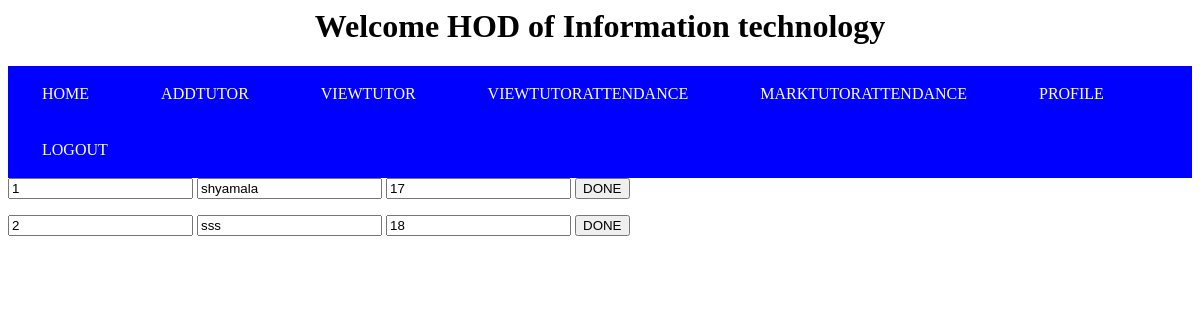
Screenshot of /markingtutorattendance (signed in) with the database file from the repository.
### tables this page shows
CREATE TABLE addtutor (id INTEGER PRIMARY KEY AUTOINCREMENT, NAME TEXT NOT NULL,PASSWORD TEXT NOT NULL,USERNAME TEXT NOT NULL, DEPARTMENT TEXT NOT NULL, QUALIFICATION TEXT NOT NULL,ADDRESS TEXT NOT NULL,ATTENDANCE TEXT NOT NULL);

### app.py (the view)
@app.route('/markingtutorattendance')
def tutorattend():
    con = sqlite3.connect('psglogin.db')
    con.row_factory = sqlite3.Row
    cur = con.cursor()
    dept=session.get('dept')
    cur.execute('select id,?,attendance,name from addtutor where department=?',(dept,dept))
    rows = cur.fetchall()
    return render_template("marktutorattendance.html", rows=rows,dept=dept)

### templates/marktutorattendance.html (shortened to what this page needs)
<html>
<head>
</head>
<body>
<h1>Welcome HOD of {{dept}}</h1>
       <nav>
           <a href="/check">HOME</a>
            <a href="/addtutor">ADDTUTOR</a>
            <a href="/viewtutor">VIEWTUTOR</a>
            <a href="/viewtutorattendance">VIEWTUTORATTENDANCE</a>
            <a href="/markingtutorattendance">MARKTUTORATTENDANCE</a>
            <a href="/hodprofile">PROFILE</a>
            <a href="/logouthod">LOGOUT</a>
        </nav>
  <div class="main">
      {% for row in rows%}
    <form class="form1" method="post" action="/marktutorattendance" >
      <input class="un " type="text" align="center" placeholder="id" name="id" value='{{row["id"]}}'>
        <input class="un " type="text" align="center" placeholder="id" name="id" value='{{row["name"]}}'>
      <input class="pass" type="text" align="center" placeholder="attendance" name="attendance" value='{{row["attendance"]}}'>
        <button type="submit" class="submit">DONE</button>
    </form>
      {% endfor %}
    </div>
</body>
</html>

### templates/marktutorattendance.html (style rules this page uses)
body { background-image:url(' https://images.unsplash.com/photo-1523821741446-edb2b68bb7a0?ixlib=rb-1.2.1&auto=format&fit=crop&w=1950&q=80'); background-repeat:no-repeat; background-size:cover; background-attachment:fix; }
nav { background-color:blue; width:auto; }
nav a { font-family:Verdana; background-color: blue; border: none; color: white; padding: 15px 32px; text-align: center; text-decoration: none; display: inline-block; font-size: 16px; margin: 4px 2px; cursor: pointer; }
h1 { text-align:center; color:black; }
a { text-decoration: none; color:black; }

### rows the page displays
addtutor: id "1", id "shyamala", attendance "17"
addtutor: id "2", id "sss", attendance "18"

### other values shown
{{ dept }} "Information technology"
